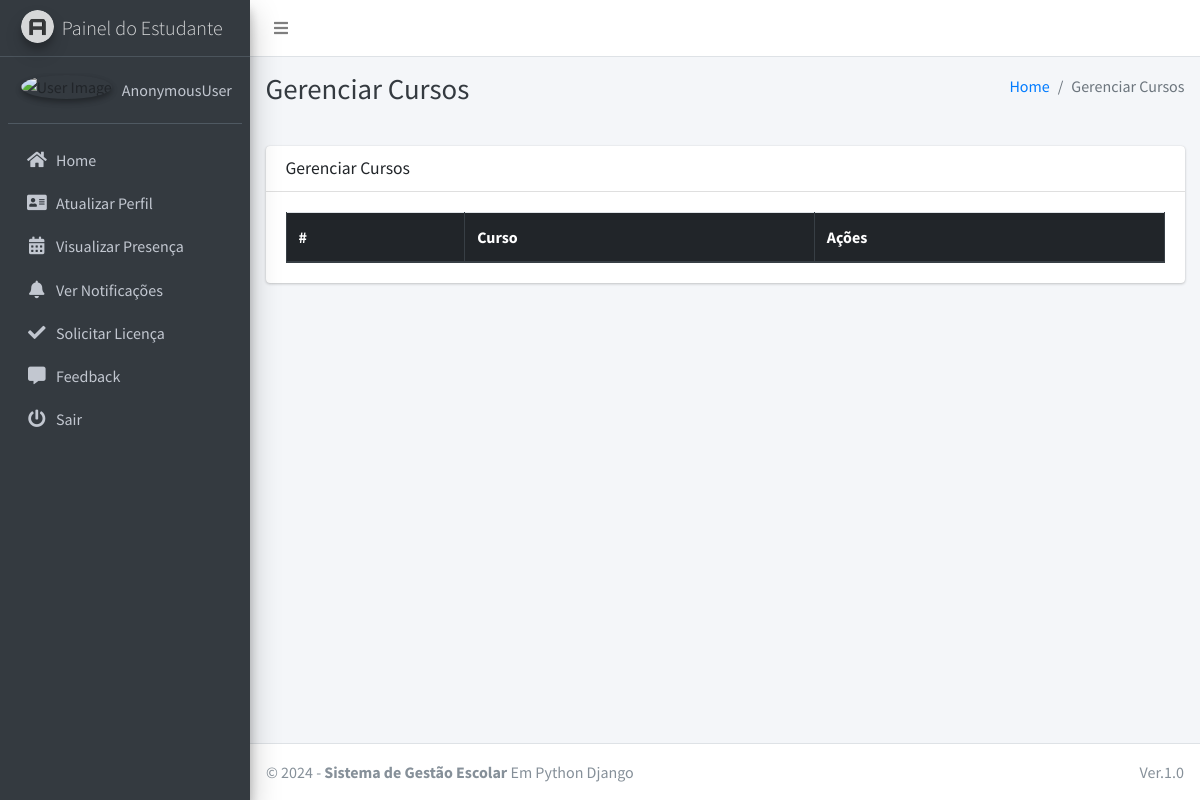
/course/manage/, run on an earlier commit of the app's database.
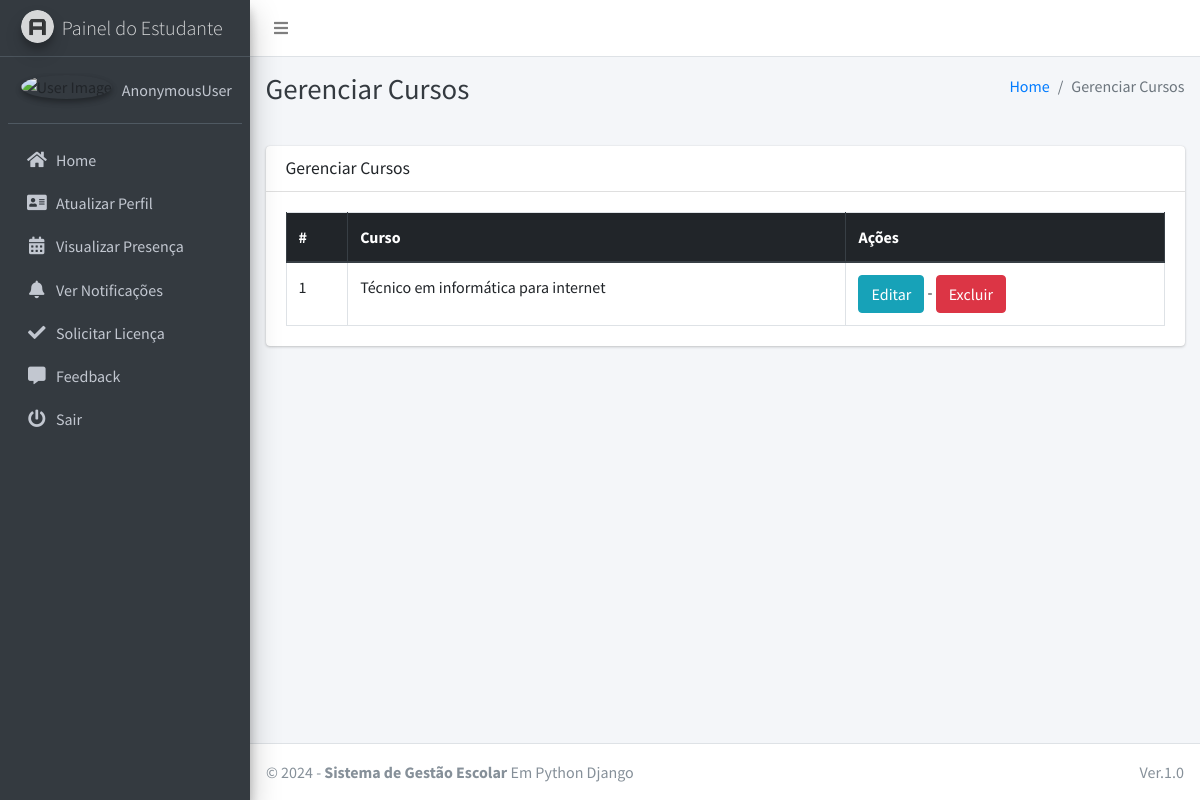
And on a later commit of the database.
### main_app/models.py (models this page shows, shortened)
class Course(models.Model):
    name = models.CharField(max_length=120)
    created_at = models.DateTimeField(auto_now_add=True)
    updated_at = models.DateTimeField(auto_now=True)

### main_app/hod_views.py (the view)
# urls.py: path("course/manage/", hod_views.manage_course, name='manage_course'),
def manage_course(request):
    courses = Course.objects.all()
    context = {
        'courses': courses,
        'page_title': 'Gerenciar Cursos'
    }
    return render(request, "hod_template/manage_course.html", context)

### main_app/templates/hod_template/manage_course.html
{% extends 'main_app/base.html' %}
{% load static %}
{% block page_title %}{{page_title}}{% endblock page_title %}
{% block content %}
<section class="content">
    <div class="container-fluid">
        <div class="row">
            <div class="col-md-12">
                <div class="card">
                    <div class="card-header">
                        <h3 class="card-title">{{page_title}}</h3>
                    </div>
                    <div class="card-body">
                        <table id="example2" class="table table-bordered table-hover">
                            <thead class="thead-dark">
                                <tr>
                                    <th>#</th>
                                    <th>Curso</th>
                                    <th>Ações</th>
                                </tr>
                            </thead>
                            <tbody>
                                {% for course in courses %}
                                <tr>
                                    <td>{{ forloop.counter }}</td>
                                    <td>{{course.name}}</td>
                                    <td>
                                        <a href="{% url 'edit_course' course.id %}" class="btn btn-info">Editar</a> -
                                        <a href="{% url 'delete_course' course.id %}" onclick="return confirm('Você tem certeza de que deseja excluir este curso?')" class="btn btn-danger">Excluir</a>
                                    </td>
                                </tr>
                                {% endfor %}
                            </tbody>
                        </table>
                    </div>
                </div>
            </div>
        </div>
    </div>
</section>
{% endblock content %}

What changed in the data, as far as the page shows it:
added Course: name "Técnico em informática para internet"
